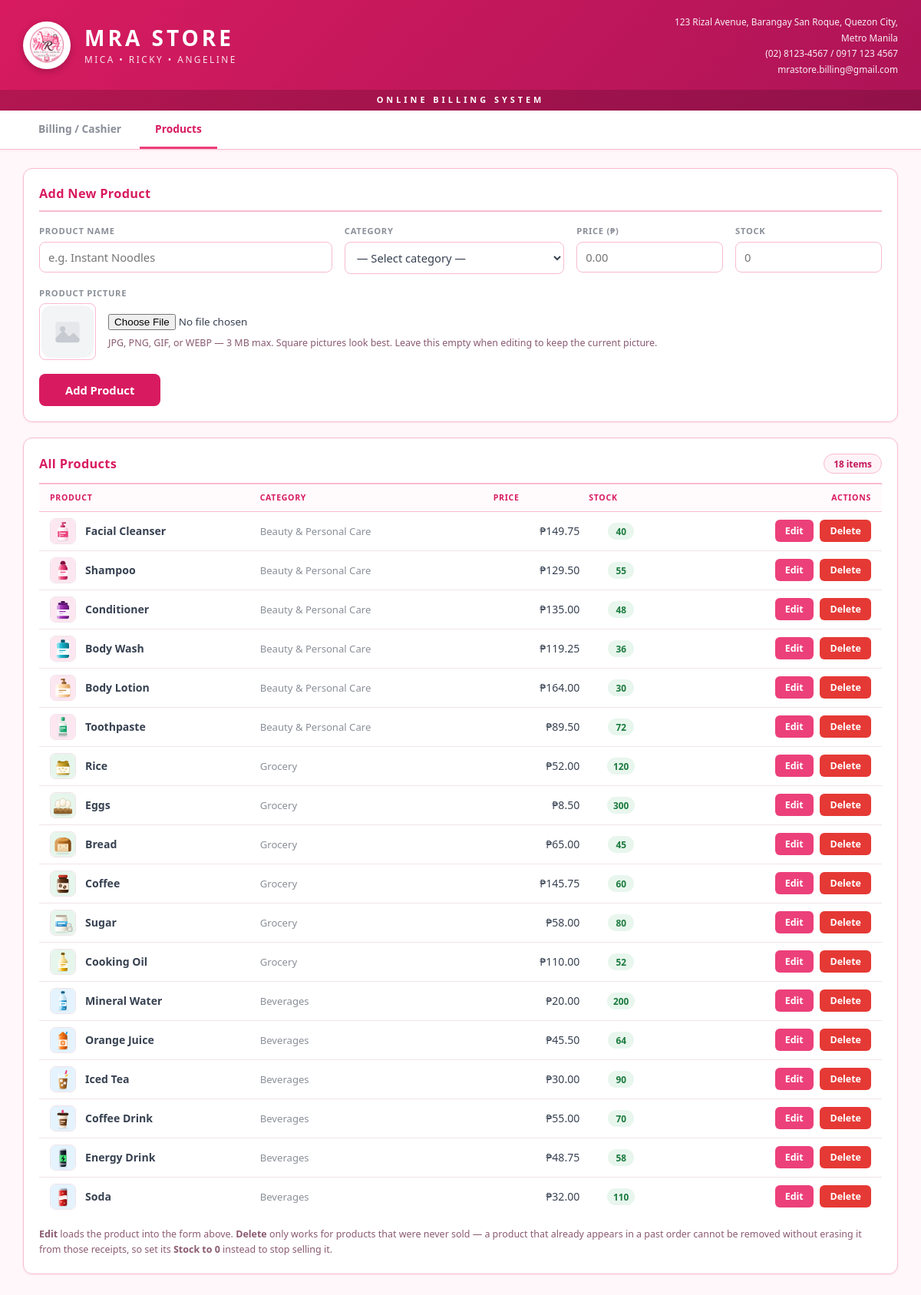
The page /products.php on the database as committed earlier.
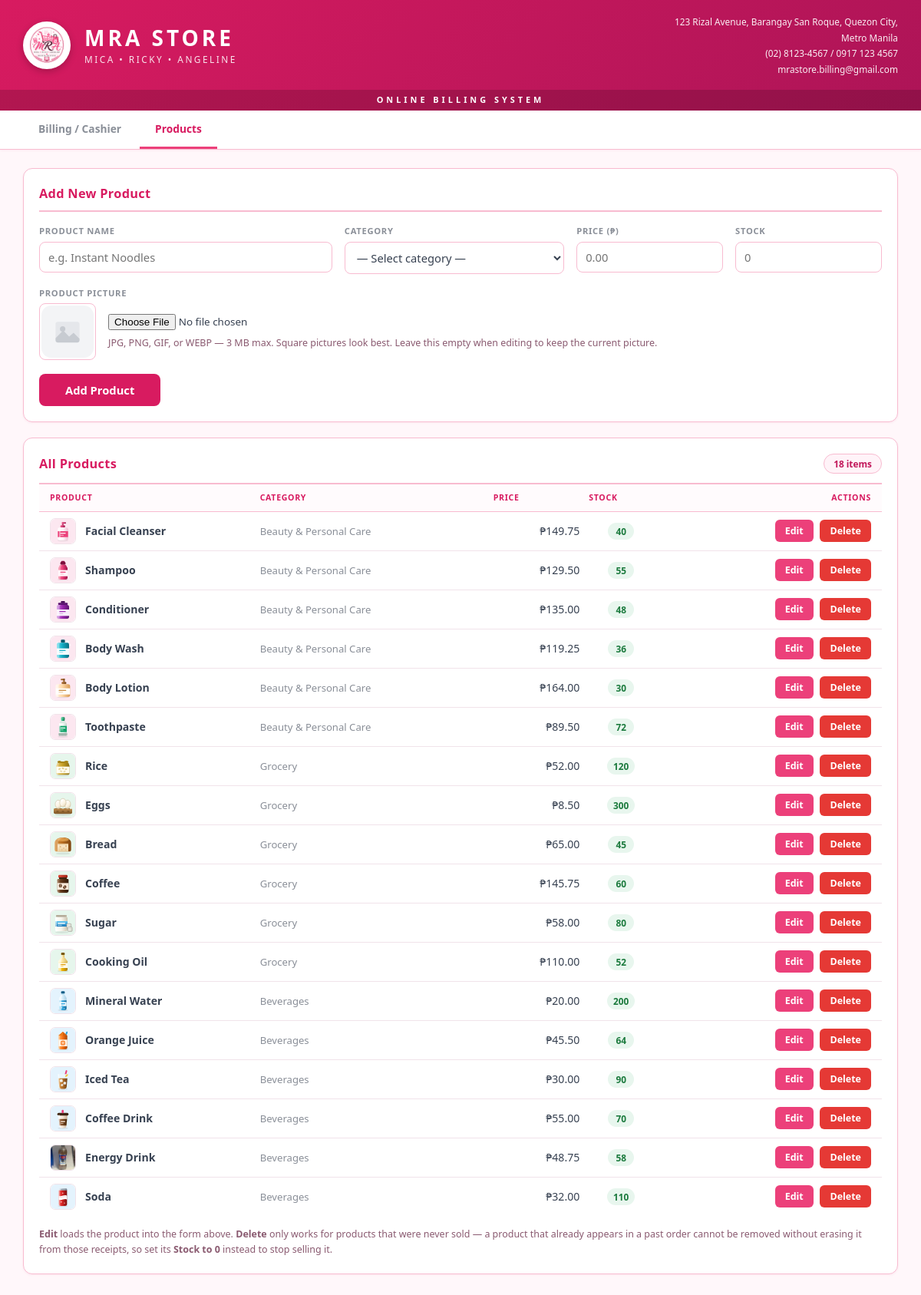
The same page on the database as committed later.
### tables this page shows
CREATE TABLE `products` (
  `product_id` int(11) NOT NULL,
  `category` varchar(60) NOT NULL,
  `product_name` varchar(120) NOT NULL,
  `price` decimal(10,2) NOT NULL DEFAULT 0.00,
  `stock` int(11) NOT NULL DEFAULT 0,
  `image` varchar(160) DEFAULT NULL
);

### config/store.php (called while the page is built)
<?php
return array(
    'name'    => 'MRA STORE',
    'tagline' => 'MICA • RICKY • ANGELINE',
    'address' => '123 Rizal Avenue, Barangay San Roque, Quezon City, Metro Manila',
    'contact' => '(02) 8123-4567  /  0917 123 4567',
    'email'   => 'mrastore.billing@gmail.com',
    'logo'    => 'assets/img/logo.png',
);

### config/bootstrap.php (called while the page is built, shortened)
<?php
require_once __DIR__ . '/../classes/Product.php';
function store()
{
    static $store = null;
    if ($store == null) {
        $store = require __DIR__ . '/store.php';
    }
    return $store;
}

### classes/Product.php (called while the page is built, shortened)
<?php
class Product
{
    private $db;
    public function __construct($db)
    {
        $this->db = $db;
    }
    public function all()
    {
        $sql = "SELECT p.product_id,
                       p.category,
                       p.product_name,
                       p.price,
                       p.stock,
                       p.image,
                       c.image      AS category_image,
                       c.sort_order AS category_order
                  FROM products p
             LEFT JOIN categories c ON c.category_name = p.category
              ORDER BY COALESCE(c.sort_order, 999), p.category, p.product_id";
        $stmt = $this->db->query($sql);
        $rows = $stmt->fetchAll();
        foreach ($rows as $index => $row) {
            $rows[$index]['price'] = (float) $row['price'];
            $rows[$index]['stock'] = (int) $row['stock'];
        }
        return $rows;
    }
}

### products.php (the view, shortened to what this page needs)
<?php
require_once __DIR__ . '/config/bootstrap.php';
$store = store();
$products   = array();
try {
    $pdo = db();
    $productModel = new Product($pdo);
    $products     = $productModel->all();
} catch (Exception $e) {
    $dbError = $e->getMessage();
}
function h($text)
{
    return htmlspecialchars((string) $text, ENT_QUOTES, 'UTF-8');
}
?>
<!DOCTYPE html>
<html lang="en">
<head>
    <link rel="stylesheet" href="assets/css/style.css">
</head>
<body>
<header class="app-header">
    <div class="app-header-inner">
        <img src="<?= h($store['logo']) ?>" alt="<?= h($store['name']) ?> logo" class="app-logo"
             onerror="this.style.display='none'">
        <div class="app-title">
            <h1><?= h($store['name']) ?></h1>
            <p class="app-sub"><?= h($store['tagline']) ?></p>
        </div>
        <div class="app-store-info">
            <span><?= h($store['address']) ?></span>
            <span><?= h($store['contact']) ?></span>
            <span><?= h($store['email']) ?></span>
        </div>
    </div>
    <p class="app-strip">Online Billing System</p>
</header>
<nav class="app-nav">
    <div class="app-nav-inner">
        <a href="index.php" class="nav-link">Billing / Cashier</a>
        <a href="products.php" class="nav-link active">Products</a>
    </div>
</nav>
<main class="container">
    <section class="card">
        <h2 class="card-title" id="formTitle">Add New Product</h2>
        <form id="productForm" enctype="multipart/form-data" autocomplete="off">
            <div class="product-form-grid">
                <label class="field">
                    <span class="field-label">Product Name</span>
                    <input type="text" id="productName" name="product_name"
                           placeholder="e.g. Instant Noodles" maxlength="120">
                </label>
                <label class="field">
                    <span class="field-label">Category</span>
                    <select id="productCategory" name="category">
                        <option value="">— Select category —</option>
                    </select>
                </label>
                <label class="field">
                    <span class="field-label">Price (₱)</span>
                    <input type="text" id="productPrice" name="price"
                           inputmode="decimal" placeholder="0.00">
                </label>
                <label class="field">
                    <span class="field-label">Stock</span>
                    <input type="text" id="productStock" name="stock"
                           inputmode="numeric" placeholder="0">
                </label>
                <div class="field field-image">
                    <span class="field-label">Product Picture</span>
                    <div class="image-picker">
                        <img src="assets/img/products/placeholder.svg" alt="" class="image-preview"
                             id="imagePreview">
                        <div class="image-picker-controls">
                            <input type="file" id="productImage" name="image"
                                   accept="image/jpeg,image/png,image/gif,image/webp">
                            <p class="hint hint-tight">
                                JPG, PNG, GIF, or WEBP — 3 MB max. Square pictures look best.
                                Leave this empty when editing to keep the current picture.
                            </p>
                        </div>
                    </div>
                </div>
            </div>
            <div class="button-bar button-bar-left">
                <button type="submit" class="btn btn-primary" id="btnSaveProduct">Add Product</button>
            </div>
        </form>
    </section>
    <section class="card">
        <div class="list-head">
            <h2 class="card-title">All Products</h2>
            <span class="count-badge"><?= count($products) ?> item<?= count($products) == 1 ? '' : 's' ?></span>
        </div>
        <div class="table-scroll">
            <table class="product-table manage-table">
                <thead>
                    <tr>
                        <th colspan="2">Product</th>
                        <th>Category</th>
                        <th class="col-price">Price</th>
                        <th class="col-stock">Stock</th>
                        <th class="col-actions">Actions</th>
                    </tr>
                </thead>
                <tbody id="productRows">
                <?php foreach ($products as $p): ?>
                    <tr data-row-for="<?= (int) $p['product_id'] ?>">
                        <td class="col-thumb">
                            <img src="<?= h($p['image']) ?>" alt="<?= h($p['product_name']) ?>"
                                 class="product-img" loading="lazy"
                                 onerror="this.src='assets/img/products/placeholder.svg'">
                        </td>
                        <td class="col-name"><?= h($p['product_name']) ?></td>
                        <td class="col-category"><?= h($p['category']) ?></td>
                        <td class="col-price">₱<?= number_format($p['price'], 2) ?></td>
                        <td class="col-stock">
                            <span class="stock-badge<?= $p['stock'] <= 0 ? ' out' : ($p['stock'] <= 10 ? ' low' : '') ?>">
                                <?= (int) $p['stock'] ?>
                            </span>
                        </td>
                        <td class="col-actions">
                            <button type="button" class="btn btn-tiny js-edit"
                                    data-id="<?= (int) $p['product_id'] ?>"
                                    data-name="<?= h($p['product_name']) ?>"
                                    data-category="<?= h($p['category']) ?>"
                                    data-price="<?= h(number_format($p['price'], 2, '.', '')) ?>"
                                    data-stock="<?= (int) $p['stock'] ?>"
                                    data-image="<?= h($p['image']) ?>">Edit</button>
                            <button type="button" class="btn btn-tiny btn-danger js-delete"
                                    data-id="<?= (int) $p['product_id'] ?>"
                                    data-name="<?= h($p['product_name']) ?>">Delete</button>
                        </td>
                    </tr>
                <?php endforeach; ?>
                </tbody>
            </table>
        </div>
        <p class="hint">
            <strong>Edit</strong> loads the product into the form above.
            <strong>Delete</strong> only works for products that were never sold — a product that
            already appears in a past order cannot be removed without erasing it from those
            receipts, so set its <strong>Stock to 0</strong> instead to stop selling it.
        </p>
    </section>
</main>
</body>
</html>

Rows that differ between the two databases and show on the page:
changed products "Energy Drink": image: a different picture
